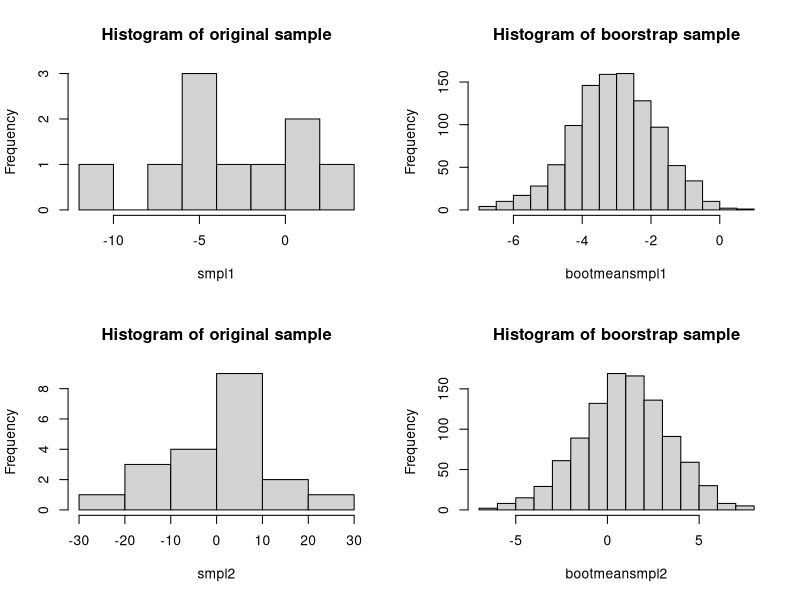
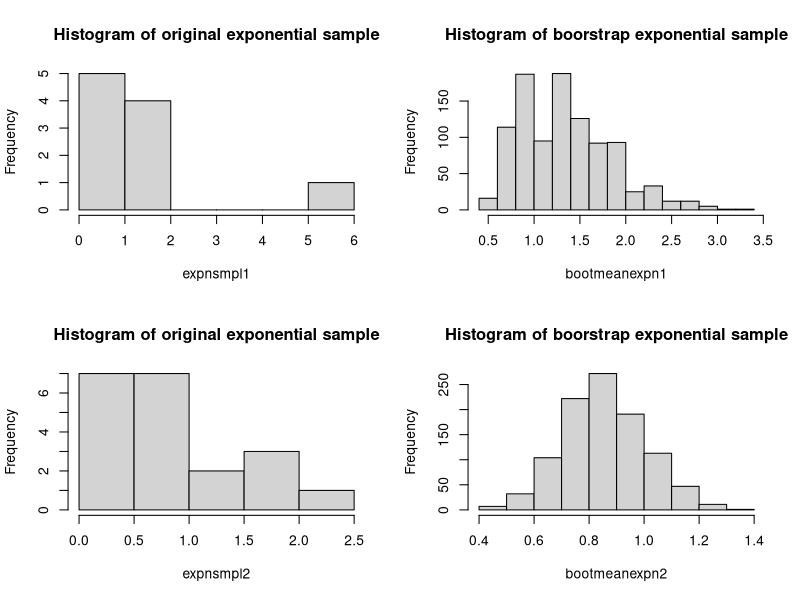

The R script that drew these images, in order:
## ---- chunk 1
##Two rnorm samples of differing sample sizes
smpl1 <- rnorm(10,0,10)  #first sample of size 10.
smpl2 <- rnorm(20,0,10)  #second sample of size 20.

##Two rexp samples of differing sample sizes
expnsmpl1 <- rexp(10)  #small sample size
expnsmpl2 <- rexp(20) #large sample size

##vector to hold the 1000 samples.

r <-1000
bootmeansmpl1 <- numeric(r)
bootmeansmpl2 <- numeric(r)
bootmeanexpn1 <- numeric(r)
bootmeanexpn2 <- numeric(r) 

##this is bootstrap for loop to thsat run 1000 sample for above define vectors.
# and to define means of 1000 samples of our original dataset.

for (i in 1:r) {
  bootsmpl1 <- sample(smpl1, size = length(smpl1), replace =T )
  bootsmpl2 <- sample(smpl2, size = length(smpl2), replace =T )
  bootexpn2 <- sample(expnsmpl2, size = length(expnsmpl2), replace =T )
  bootexpn1 <- sample(expnsmpl1, size = length(expnsmpl1), replace =T )
  bootmeansmpl1[i] <- mean(bootsmpl1)
  bootmeansmpl2[i] <- mean(bootsmpl2)
  bootmeanexpn1[i] <- mean(bootexpn1)
  bootmeanexpn2[i] <- mean(bootexpn2)
}

## ---- chunk 2
  par(mfrow=c(2,2))
  hist(smpl1, main = "Histogram of original sample")
  hist(bootmeansmpl1, main = "Histogram of boorstrap sample")
 
  hist(smpl2, main = "Histogram of original sample")
  hist(bootmeansmpl2, main = "Histogram of boorstrap sample")
## ---- chunk 3
par(mfrow=c(2,2))
  hist(expnsmpl1 , main = "Histogram of original exponential sample")
  hist(bootmeanexpn1, main = "Histogram of boorstrap exponential sample") 

  hist(expnsmpl2 , main = "Histogram of original exponential sample")
  hist(bootmeanexpn2, main = "Histogram of boorstrap exponential sample") 
